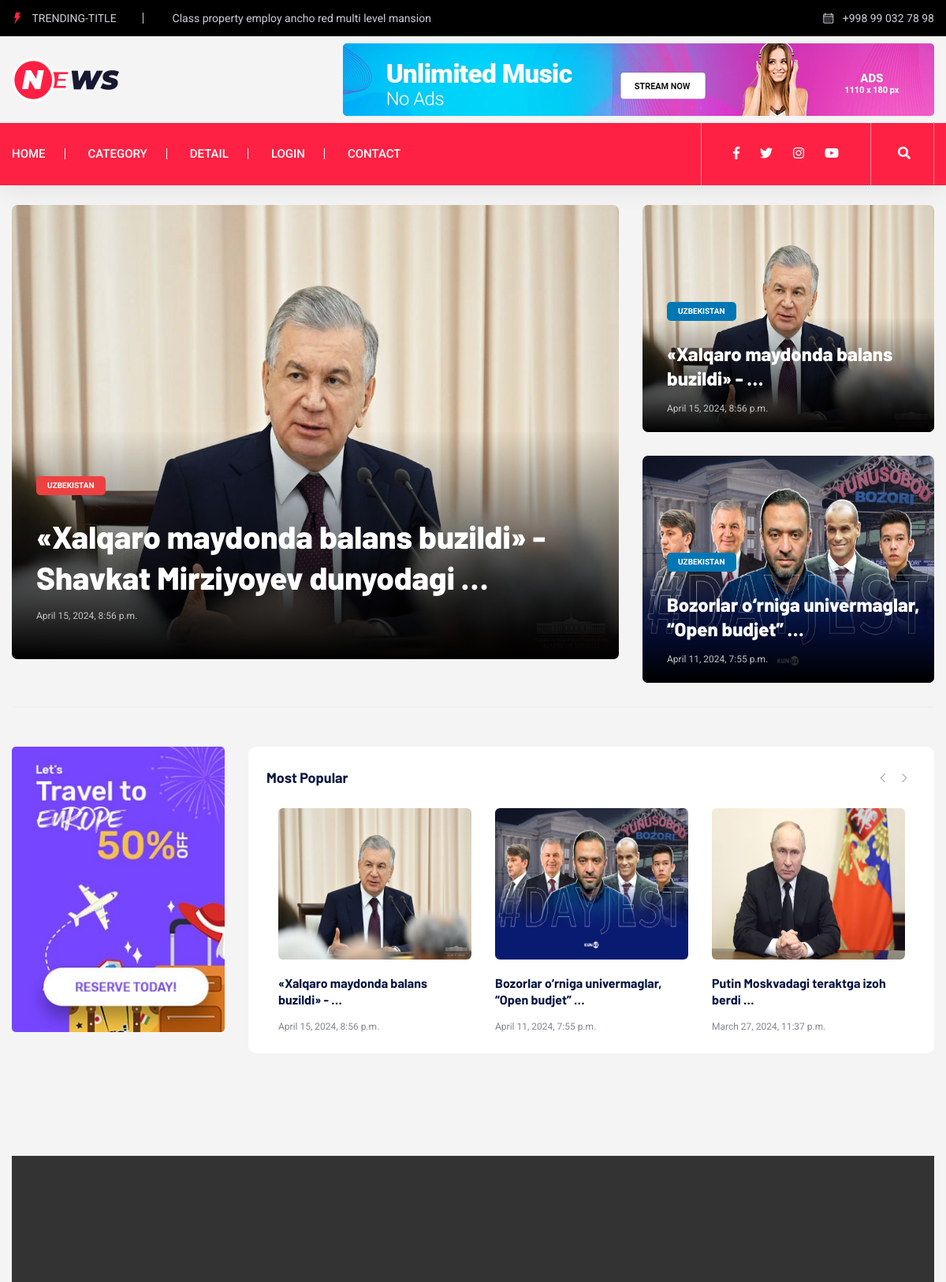
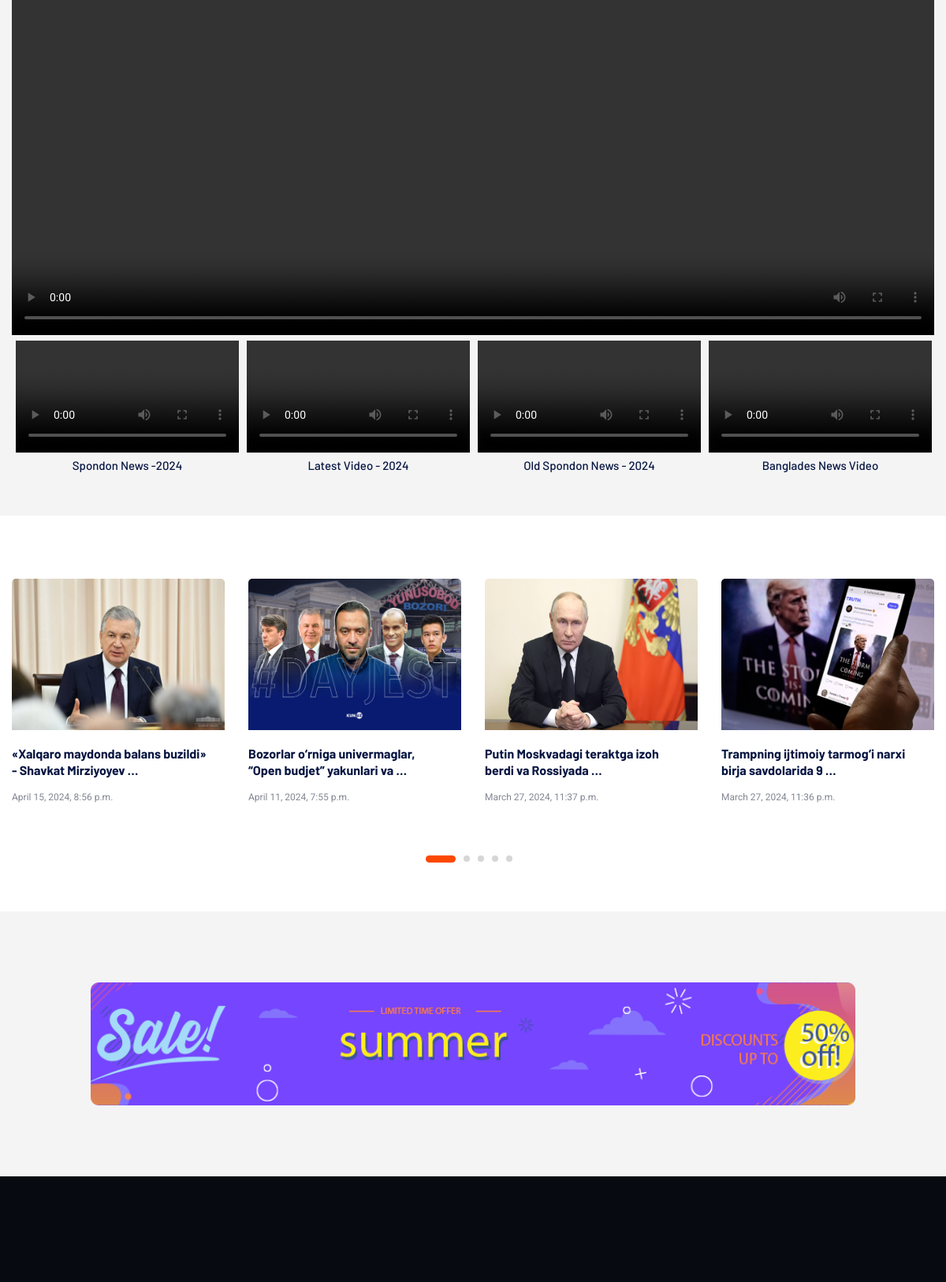
The page / (upper part) on the database its author committed (2 pictures, top to bottom).
### news/models.py (models this page shows, shortened)
class News(models.Model):
    class StatusChoices(models.TextChoices):
        Publish = "PB", "Publish"
        Draft = "DR", "Draft"
    title = models.CharField(max_length=100)
    slug = models.SlugField()
    body = models.TextField()
    image = models.ImageField(upload_to='image/')
    type = models.ForeignKey(Types, on_delete=models.CASCADE)
    published = models.DateTimeField(auto_now_add=True)
    edited = models.DateTimeField(auto_now=True)
    status = models.CharField(max_length=2, choices=StatusChoices.choices, default=StatusChoices.Draft)
    class Meta:
        ordering = ['-id']
        verbose_name = 'New'
        verbose_name_plural = 'News'

class Types(models.Model):
    name = models.CharField(max_length=100)
    class Meta:
        verbose_name = 'Category'
        verbose_name_plural = 'Categories'
    def __str__(self) -> str:
        return self.name

### news/views.py (the view)
# urls.py: 2. Add a URL to urlpatterns:  path('', views.home, name='home')
def home(request):
    data = News.objects.filter(status=News.StatusChoices.Publish)[:4]
    trending_news = News.objects.filter(status=News.StatusChoices.Publish)[:2]
    most_popular = News.objects.all()[:5]
    context = {
        'data_news': data,
        'trending_news': trending_news,
        'most_popular': most_popular
    }
    return render(request, 'index.html', context)

### news/custom_context_proccessor.py (called while the page is built)
def get_latest_news(request):
    latest_news = News.objects.all().order_by('-id')[:4]
    context = {
        'latest_news': latest_news
    }
    return context

### templates/index.html (shortened to what this page needs)
{% extends 'base.html' %}
{% load static %}
{% block content %}
<main>
    <div class="trending-area fix pt-25 gray-bg">
        <div class="container">
            <div class="trending-main">
                <div class="row">
                    <div class="col-lg-8">
                        <div class="slider-active">
                            {% for news_slider in data_news %}
                                <div class="single-slider">
                                    <div class="trending-top mb-30">
                                        <div class="trend-top-img">
                                            <img class="img-fluid" src="{{ news_slider.image.url }}" style="height: 36rem;" alt="{{ news_slider.title }}">
                                            <div class="trend-top-cap">
                                                <span class="bgr" data-animation="fadeInUp" data-delay=".2s" data-duration="1000ms">{{ news_slider.type }}</span>
                                                <h2><a href="{% url 'detail_news' news_slider.slug %}" data-animation="fadeInUp" data-delay=".4s" data-duration="1000ms">{{ news_slider.title|truncatewords:"8" }}</a></h2>
                                                <p data-animation="fadeInUp" data-delay=".6s" data-duration="1000ms">{{ news_slider.published }}</p>
                                            </div>
                                        </div>
                                    </div>
                                </div>
                            {% endfor %}
                        </div>
                    </div>
                    <div class="col-lg-4">
                        <div class="row">
                            {% for trending_new in trending_news %}
                            <div class="col-lg-12 col-md-6 col-sm-6">
                                <div class="trending-top mb-30">
                                    <div class="trend-top-img">
                                        <img style="height: 18rem;" class="img-fluid" src="{{ trending_new.image.url }}" alt="{{ trending_new.title }}">
                                        <div class="trend-top-cap trend-top-cap2">
                                            <span class="bgb">{{ trending_new.type }}</span>
                                            <h2><a href="{% url 'detail_news' trending_new.slug %}">{{ trending_new.title|truncatewords:5 }}</a></h2>
                                            <p>{{ trending_new.published }}</p>
                                        </div>
                                    </div>
                                </div>
                            </div>
                            {% endfor %}
                        </div>
                    </div>
                </div>
            </div>
        </div>
    </div>
    <div class="weekly2-news-area pt-50 pb-30 gray-bg">
        <div class="container">
            <div class="weekly2-wrapper">
                <div class="row">
                    <div class="col-lg-3">
                        <div class="home-banner2 d-none d-lg-block">
                            <img src="{% static 'assets/img/gallery/body_card2.png' %}" alt="">
                        </div>
                    </div>
                    <div class="col-lg-9">
                        <div class="slider-wrapper">
                            <div class="row">
                                <div class="col-lg-12">
                                    <div class="small-tittle mb-30">
                                        <h4>Most Popular</h4>
                                    </div>
                                </div>
                            </div>
                            <div class="row">
                                <div class="col-lg-12">
                                    <div class="weekly2-news-active d-flex">
                                        {% for most_popular_post in most_popular %}
                                        <div class="weekly2-single">
                                            <div class="weekly2-img">
                                                <img style="height: 12rem;" src="{{ most_popular_post.image.url }}" alt="{{ most_popular_post.title }}">
                                            </div>
                                            <div class="weekly2-caption">
                                                <h4><a href="{% url 'detail_news' most_popular_post.slug %}">{{ most_popular_post.title|truncatewords:5  }}</a></h4>
                                                <p>{{ most_popular_post.published }}</p>
                                            </div>
                                        </div>
                                        {% endfor %}
                                    </div>
                                </div>
                            </div>
                        </div>
                    </div>
                </div>
            </div>
        </div>
    </div>
    <div class="youtube-area video-padding d-none d-sm-block">
        <div class="container">
            <div class="row">
                <div class="col-12">
                    <div class="video-items-active">
                        <div class="video-items text-center">
                            <video controls>
                                <source src="{% static 'assets/video/news2.mp4' %}" type="video/mp4">
                            </video>
                        </div>
                    </div>
                </div>
            </div>
            <div class="video-info">
                <div class="row">
                    <div class="col-12">
                        <div class="testmonial-nav text-center">
                            <div class="single-video">
                                <video controls>
                                    <source src="{% static 'assets/video/news2.mp4' %}" type="video/mp4">
                                </video>
                                <div class="video-intro">
                                        <h4>Old Spondon News - 2024 </h4>
                                </div>
                            </div>
                            <div class="single-video">
                                <video controls>
                                    <source src="{% static 'assets/video/news1.mp4' %}" type="video/mp4">
                                </video>
                                <div class="video-intro">
                                    <h4>Banglades News Video </h4>
                                </div>
                            </div>
                            <div class="single-video">
                                <video controls>
                                    <source src="{% static 'assets/video/news1.mp4' %}" type="video/mp4">
                                </video>
                                <div class="video-intro">
                                    <h4>Spondon News -2024 </h4>
                                </div>
                            </div>
                            <div class="single-video">
                                <video controls>
                                    <source src="{% static 'assets/video/news3.mp4' %}" type="video/mp4">
                                </video>
                                <div class="video-intro">
                                    <h4>Latest Video - 2024</h4>
                                </div>
                            </div>
                        </div>
                    </div>
                </div>
            </div>
        </div>
    </div>
    <div class="weekly3-news-area pt-80 pb-130">
        <div class="container">
            <div class="weekly3-wrapper">
                <div class="row">
                    <div class="col-lg-12">
                        <div class="slider-wrapper">
                            <div class="row">
                                <div class="col-lg-12">
                                    <div class="weekly3-news-active dot-style d-flex">
                                        {% for most_popular_post in most_popular  %}
                                            <div class="weekly3-single">
                                                <div class="weekly3-img">
                                                    <img style="height: 12rem;" src="{{ most_popular_post.image.url }}" alt="{{ most_popular_post.title }}">
                                                </div>
                                                <div class="weekly3-caption">
                                                    <h4><a href="{% url 'detail_news' most_popular_post.slug %}">{{ most_popular_post.title|truncatewords:7 }}</a></h4>
                                                    <p>{{ most_popular_post.published }}</p>
                                                </div>
                                            </div>
                                        {% endfor %}
                                    </div>
                                </div>
                            </div>
                        </div>
                    </div>
                </div>
            </div>
        </div>
    </div>
    <div class="banner-area gray-bg pt-90 pb-90">
        <div class="container">
            <div class="row justify-content-center">
                <div class="col-lg-10 col-md-10">
                    <div class="banner-one">
                        <img src="{% static 'assets/img/gallery/body_card3.png' %}" alt="">
                    </div>
                </div>
            </div>
        </div>
    </div>
</main>
{% endblock content %}

### rows shown on the page
News: image (picture), type "UZBEKISTAN", title "«Xalqaro maydonda balans buzildi» - Shavkat Mirziyoyev dunyodagi …", published "April 15, 2024, 8:56 p.m.", title "«Xalqaro maydonda balans buzildi» - …", title "«Xalqaro maydonda balans buzildi» - Shavkat Mirziyoyev …"
News: image (picture), type "UZBEKISTAN", title "Bozorlar o‘rniga univermaglar, “Open budjet” …", published "April 11, 2024, 7:55 p.m.", title "Bozorlar o‘rniga univermaglar, “Open budjet” yakunlari va …"
News: image (picture), title "Putin Moskvadagi teraktga izoh berdi …", published "March 27, 2024, 11:37 p.m.", title "Putin Moskvadagi teraktga izoh berdi va Rossiyada …"
News: image (picture), title "Trampning ijtimoiy tarmog‘i narxi birja savdolarida 9 …", published "March 27, 2024, 11:36 p.m."
